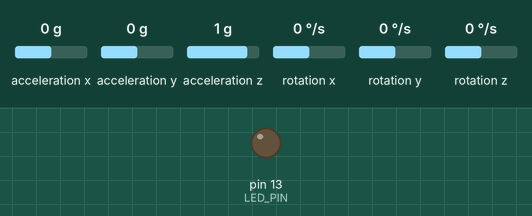
This program was run on a simulated Arduino Nano, built with avr-gcc and run on an emulated ATmega328P. On the bench: output pins drawn as LEDs (lit = HIGH). Dashed ring = blinking. The inputs (shaded band) are chosen by the test bench; at power-on: acceleration x 0 g, acceleration y 0 g, acceleration z 1 g, rotation x 0 °/s, rotation y 0 °/s, rotation z 0 °/s. EEPROM starts erased; what the program prints to the serial monitor is not drawn.

Above: at 4.27 s.
At 6.98 s:
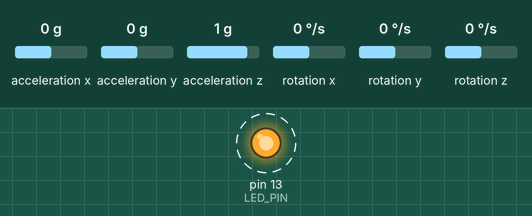
Timing chart, 0 to 7.3 s (numbered marks = the images above):
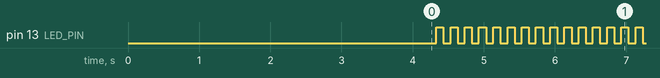

The program:

main.cpp
```cpp
#include <Arduino.h>
#include <EEPROM.h>

#include "I2Cdev.h"
#include "MPU6050.h"

#define LED_PIN 13
#define SAMPLES_TO_STORE 170

struct imuRecord {
    uint8_t forward;
    uint8_t right;
    uint8_t up;
    uint8_t rollRight;
    uint8_t pitchUp;
    uint8_t yawRight;
};

MPU6050 imu;
unsigned long lastTime;

void setup() {
    Serial.begin(9600);

    Wire.begin();
    imu.initialize();
    if (!imu.testConnection())
        Serial.println("Failed to connect to IMU!");

    // Set the digital low-pass filter mode to 5 (meaning a filter bandwidth of 10 Hz).
    imu.setDLPFMode(5);

    pinMode(LED_PIN, OUTPUT);

    Serial.println("fwd\tright\tup\tR-roll\tU-pitch\tR-yaw");

    for (int readSampleIndex = 0; readSampleIndex < SAMPLES_TO_STORE; readSampleIndex++) {
        Serial.print(EEPROM.read(6 * readSampleIndex) - 128);     Serial.print("\t");
        Serial.print(EEPROM.read(6 * readSampleIndex + 1) - 128); Serial.print("\t");
        Serial.print(EEPROM.read(6 * readSampleIndex + 2) - 128); Serial.print("\t");
        Serial.print(EEPROM.read(6 * readSampleIndex + 3) - 128); Serial.print("\t");
        Serial.print(EEPROM.read(6 * readSampleIndex + 4) - 128); Serial.print("\t");
        Serial.print(EEPROM.read(6 * readSampleIndex + 5) - 128); Serial.print("\n");
    }

    lastTime = millis();
}

int16_t forward, right, up;
int16_t rollRight, pitchUp, yawLeft;

uint16_t sampleIndex = 0;

void loop() {
    imu.getMotion6(&right, &forward, &up, &pitchUp, &rollRight, &yawLeft);

    // digitalWrite(LED_PIN, yawLeft > 0);

    if (sampleIndex >= SAMPLES_TO_STORE) {
        digitalWrite(LED_PIN, 0);
    }
    else {
        EEPROM.write(6 * sampleIndex,     forward   / 256  + 128);
        EEPROM.write(6 * sampleIndex + 1, right     / 256  + 128);
        EEPROM.write(6 * sampleIndex + 2, up        / 256  + 128);
        EEPROM.write(6 * sampleIndex + 3, rollRight / 256  + 128);
        EEPROM.write(6 * sampleIndex + 4, pitchUp   / 256  + 128);
        EEPROM.write(6 * sampleIndex + 5, -(yawLeft / 256) + 128);

        digitalWrite(LED_PIN, sampleIndex % 2);

        sampleIndex++;
    }

    unsigned long currentTime = millis();
    unsigned long nextTime = lastTime + 100;

    if (currentTime < nextTime)
        delay (nextTime - currentTime);

    lastTime = nextTime;
}
```

Measured:
- by itself, pin 13 (LED_PIN): alternates HIGH for 0.10 s and LOW for 0.10 s, 170 changes in all, then stays LOW
